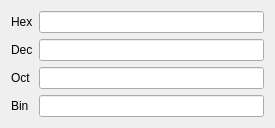
<?xml version="1.0" encoding="UTF-8"?>
<ui version="4.0">
 <class>NumberConverter</class>
 <widget class="QWidget" name="NumberConverter">
  <property name="geometry">
   <rect>
    <x>0</x>
    <y>0</y>
    <width>275</width>
    <height>116</height>
   </rect>
  </property>
  <property name="windowTitle">
   <string>Form</string>
  </property>
  <layout class="QGridLayout" name="gridLayout">
   <item row="3" column="0">
    <widget class="QLabel" name="labelBin">
     <property name="text">
      <string>Bin</string>
     </property>
    </widget>
   </item>
   <item row="1" column="0">
    <widget class="QLabel" name="labelDec">
     <property name="text">
      <string>Dec</string>
     </property>
    </widget>
   </item>
   <item row="3" column="1">
    <widget class="QLineEdit" name="lineEditBin"/>
   </item>
   <item row="0" column="0">
    <widget class="QLabel" name="labelHex">
     <property name="text">
      <string>Hex</string>
     </property>
    </widget>
   </item>
   <item row="2" column="1">
    <widget class="QLineEdit" name="lineEditOct"/>
   </item>
   <item row="2" column="0">
    <widget class="QLabel" name="labelOct">
     <property name="text">
      <string>Oct</string>
     </property>
    </widget>
   </item>
   <item row="1" column="1">
    <widget class="QLineEdit" name="lineEditDec"/>
   </item>
   <item row="0" column="1">
    <widget class="QLineEdit" name="lineEditHex"/>
   </item>
  </layout>
 </widget>
 <resources/>
 <connections/>
</ui>
